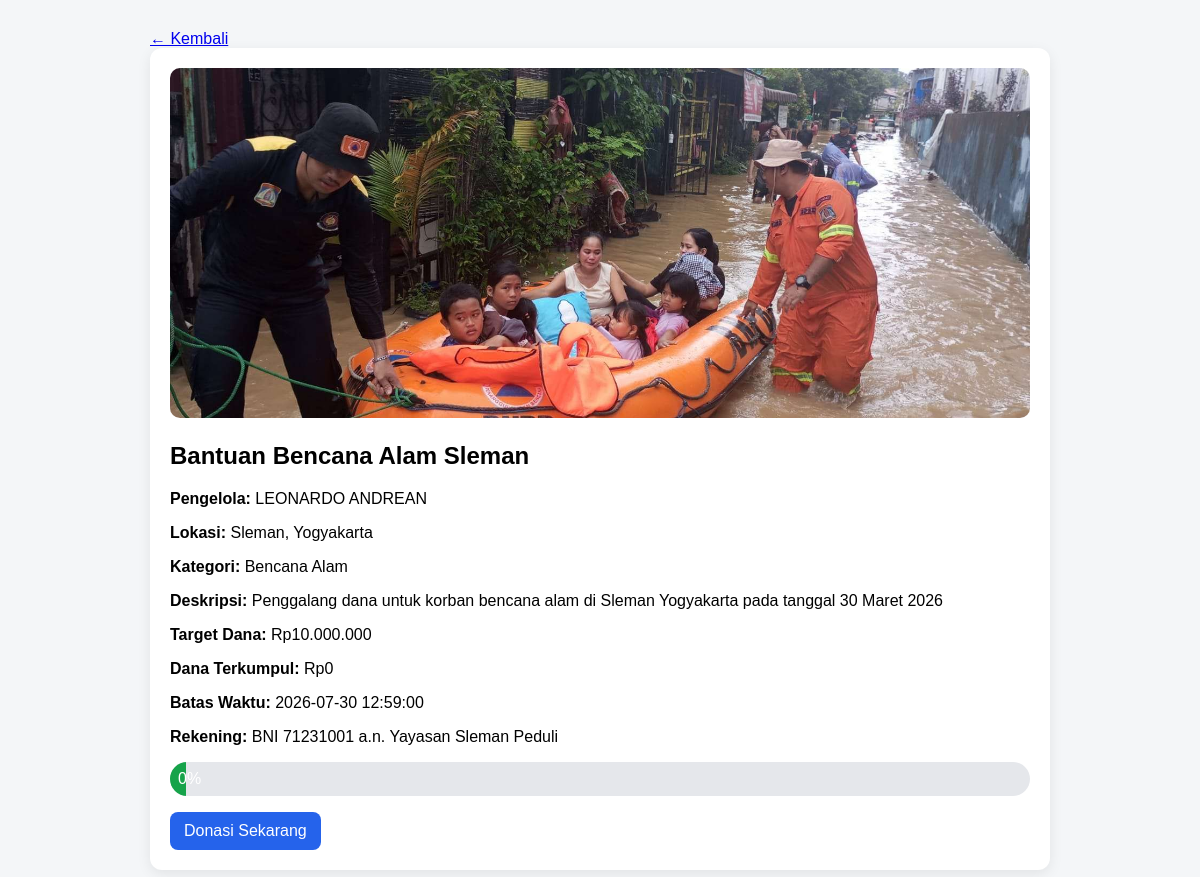
The app's page /detail.php?id=7 with its own data.
### tables this page shows
CREATE TABLE `campaigns` (
  `id` int(11) NOT NULL,
  `manager_id` int(11) NOT NULL,
  `title` varchar(150) NOT NULL,
  `category` varchar(100) NOT NULL,
  `location` varchar(150) NOT NULL,
  `description` text NOT NULL,
  `target_amount` decimal(15,2) NOT NULL DEFAULT 0.00,
  `collected_amount` decimal(15,2) NOT NULL DEFAULT 0.00,
  `deadline` datetime NOT NULL,
  `image` varchar(255) NOT NULL,
  `bank_info` varchar(255) NOT NULL,
  `created_at` timestamp NOT NULL DEFAULT current_timestamp()
);

CREATE TABLE `users` (
  `id` int(11) NOT NULL,
  `name` varchar(100) NOT NULL,
  `email` varchar(100) NOT NULL,
  `phone` varchar(20) NOT NULL,
  `address` text DEFAULT NULL,
  `password` varchar(255) NOT NULL,
  `role` enum('donor','manager') NOT NULL DEFAULT 'donor',
  `created_at` timestamp NOT NULL DEFAULT current_timestamp()
);

### detail.php (the view, shortened to what this page needs)
<?php
require 'config.php';
$id = isset($_GET['id']) ? (int)$_GET['id'] : 0;
$stmt = $conn->prepare("
    SELECT c.*, u.name AS manager_name
    FROM campaigns c
    JOIN users u ON c.manager_id = u.id
    WHERE c.id = ?
    LIMIT 1
");
$stmt->bind_param("i", $id);
$stmt->execute();
$campaign = $stmt->get_result()->fetch_assoc();
$progress = $campaign['target_amount'] > 0
    ? min(100, ($campaign['collected_amount'] / $campaign['target_amount']) * 100)
    : 0;
?>
<!DOCTYPE html>
<html lang="id">
<head>
    <link rel="stylesheet" href="assets/css/detail.css">
</head>
<body>
    <div class="container">
        <a href="index.php">← Kembali</a>
        <div class="detail-card">
            <img src="uploads/<?= htmlspecialchars($campaign['image']) ?>" alt="Campaign">
            <h2><?= htmlspecialchars($campaign['title']) ?></h2>
            <p><b>Pengelola:</b> <?= htmlspecialchars($campaign['manager_name']) ?></p>
            <p><b>Lokasi:</b> <?= htmlspecialchars($campaign['location']) ?></p>
            <p><b>Kategori:</b> <?= htmlspecialchars($campaign['category']) ?></p>
            <p><b>Deskripsi:</b> <?= htmlspecialchars($campaign['description']) ?></p>
            <p><b>Target Dana:</b> Rp<?= number_format($campaign['target_amount'], 0, ',', '.') ?></p>
            <p><b>Dana Terkumpul:</b> Rp<?= number_format($campaign['collected_amount'], 0, ',', '.') ?></p>
            <p><b>Batas Waktu:</b> <?= htmlspecialchars($campaign['deadline']) ?></p>
            <p><b>Rekening:</b> <?= htmlspecialchars($campaign['bank_info']) ?></p>
            <div class="progress-wrap">
                <div class="progress-bar" style="width: <?= $progress ?>%"><?= number_format($progress, 0) ?>%</div>
            </div>
            <a class="btn" href="donate.php?campaign_id=<?= $campaign['id'] ?>">Donasi Sekarang</a>
        </div>
    </div>
</body>
</html>

### assets/css/detail.css (style rules this page uses)
body { font-family:Arial,sans-serif;background:#f4f6f8;margin:0 }
.container { width:90%;max-width:900px;margin:30px auto }
.detail-card { background:#fff;padding:20px;border-radius:12px;box-shadow:0 4px 14px rgba(0,0,0,.08) }
.detail-card img { width:100%;max-height:350px;object-fit:cover;border-radius:10px }
.progress-wrap { background:#e5e7eb;border-radius:999px;overflow:hidden;margin:16px 0 }
.progress-bar { background:#16a34a;color:#fff;padding:8px;text-align:center }
.btn { display:inline-block;background:#2563eb;color:#fff;padding:10px 14px;border-radius:8px;text-decoration:none }

### records on screen
campaigns: image (picture), title "Bantuan Bencana Alam Sleman", manager.name "LEONARDO ANDREAN", location "Sleman, Yogyakarta", category "Bencana Alam", description "Penggalang dana untuk korban bencana alam di Sleman Yogyakarta pada tanggal 30 Maret 2026", target_amount "10.000.000", collected_amount "0", deadline "2026-07-30 12:59:00", bank_info "BNI 71231001 a.n. Yayasan Sleman Peduli", progress "0"
